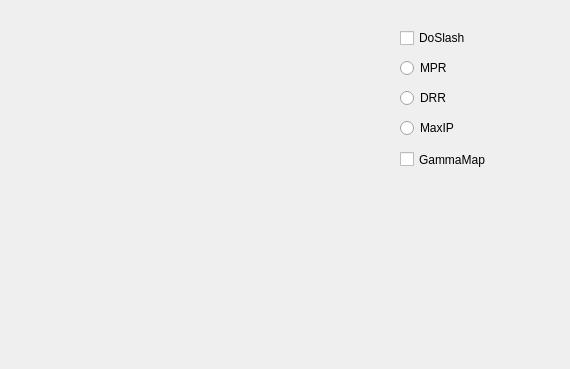
<?xml version="1.0" encoding="UTF-8"?>
<ui version="4.0">
 <class>SPN_Cmn_Dlg_Main</class>
 <widget class="QDialog" name="SPN_Cmn_Dlg_Main">
  <property name="geometry">
   <rect>
    <x>0</x>
    <y>0</y>
    <width>570</width>
    <height>369</height>
   </rect>
  </property>
  <property name="windowTitle">
   <string>Dlg_Main</string>
  </property>
  <widget class="QCheckBox" name="Chk_DoSlash">
   <property name="geometry">
    <rect>
     <x>400</x>
     <y>30</y>
     <width>91</width>
     <height>16</height>
    </rect>
   </property>
   <property name="text">
    <string>DoSlash</string>
   </property>
  </widget>
  <widget class="QRadioButton" name="BtnRad_MPR">
   <property name="geometry">
    <rect>
     <x>400</x>
     <y>60</y>
     <width>89</width>
     <height>16</height>
    </rect>
   </property>
   <property name="text">
    <string>MPR</string>
   </property>
  </widget>
  <widget class="QRadioButton" name="BtnRad_DRR">
   <property name="geometry">
    <rect>
     <x>400</x>
     <y>90</y>
     <width>89</width>
     <height>16</height>
    </rect>
   </property>
   <property name="text">
    <string>DRR</string>
   </property>
  </widget>
  <widget class="QRadioButton" name="BtnRad_MaxIP">
   <property name="geometry">
    <rect>
     <x>400</x>
     <y>120</y>
     <width>89</width>
     <height>16</height>
    </rect>
   </property>
   <property name="text">
    <string>MaxIP</string>
   </property>
  </widget>
  <widget class="QCheckBox" name="Chk_GammaMap">
   <property name="geometry">
    <rect>
     <x>400</x>
     <y>150</y>
     <width>87</width>
     <height>19</height>
    </rect>
   </property>
   <property name="text">
    <string>GammaMap</string>
   </property>
  </widget>
 </widget>
 <resources/>
 <connections/>
</ui>
